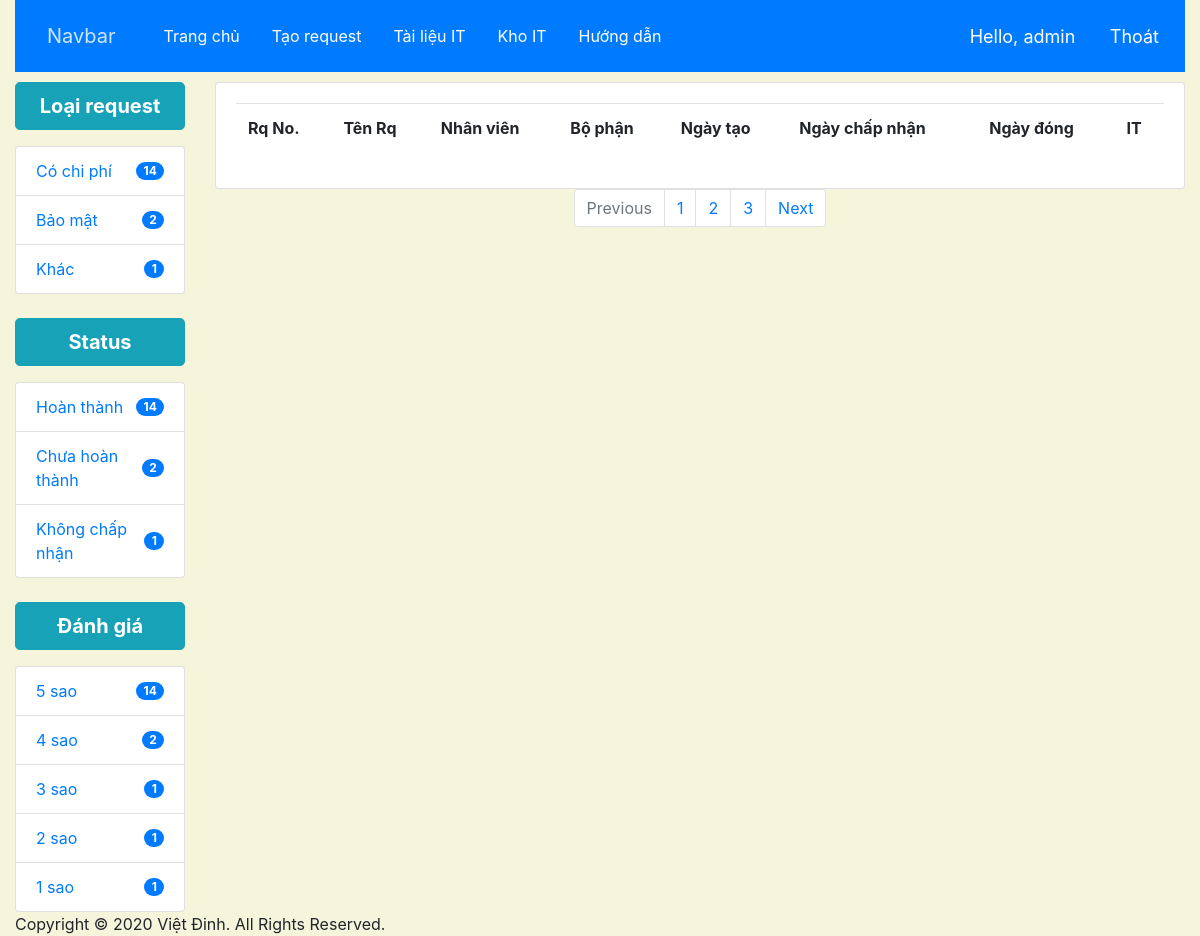
The app's page / (signed in), older data.
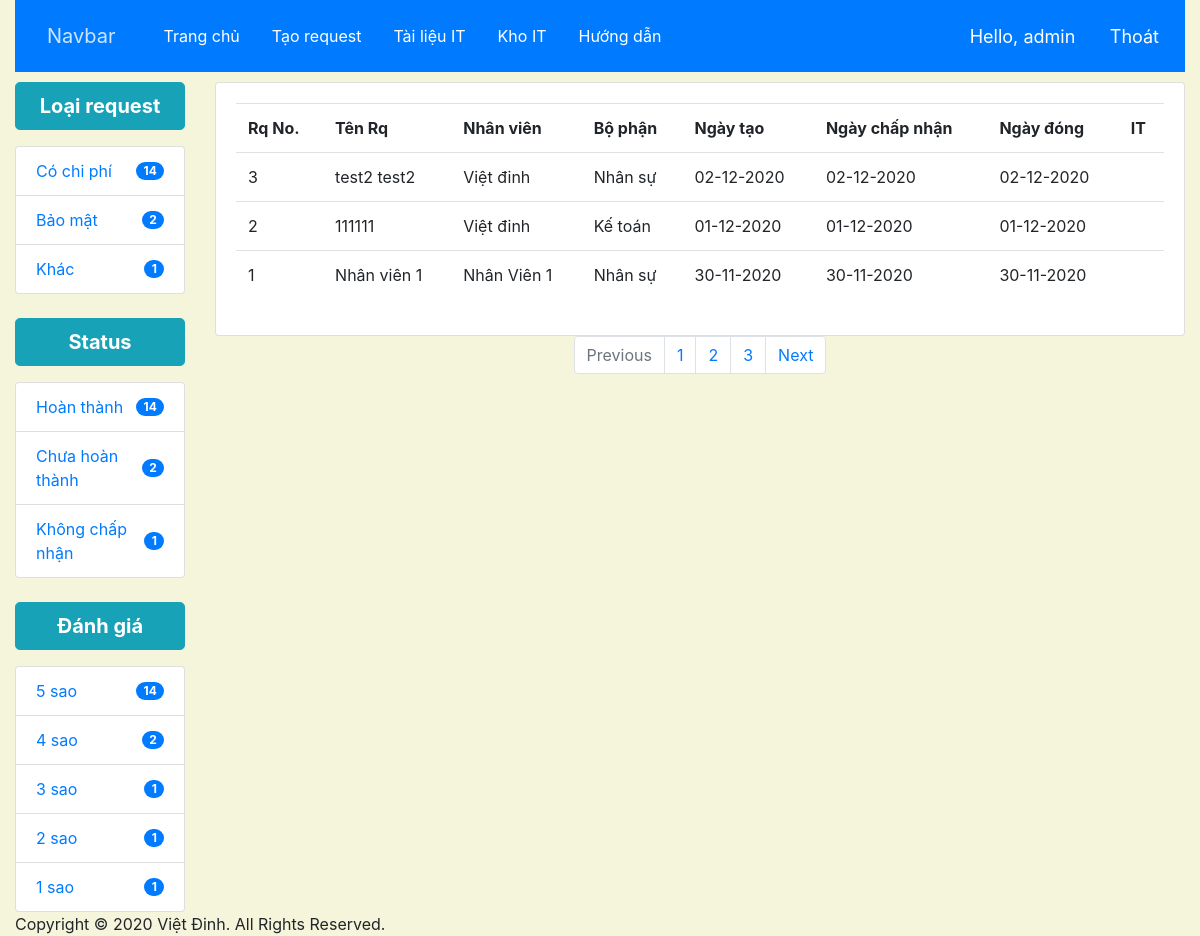
The same page, newer data.
### request/models.py (models this page shows, shortened)
class Requested(models.Model):
    TIME_RQ = (
        ('1 ngày', '1 ngày'),
        ('2 ngày', '2 ngày'),
        ('3 ngày', '3 ngày'),
        ('Nhiều hơn 3 ngày', 'Nhiều hơn 3 ngày'),
    )
    CATEGORY = (
        ('Có chi phí', 'Có chi phí'),
        ('Bảo mật', 'Bảo mật'),
        ('Khác', 'Khác'),
    )
    STAR =(
        ('5 sao', '5 sao'),
        ('4 sao', '4 sao'),
        ('3 sao', '3 sao'),
        ('2 sao', '2 sao'),
        ('1 sao', '1 sao'),
    )
    nhanvien = models.ForeignKey(Nhanvien, null=True, on_delete=models.CASCADE)
    department = models.ForeignKey(Part, null=True, on_delete=models.CASCADE)
    name = models.CharField(max_length=200, null=True)
    category = models.CharField(max_length=200, null=True,choices=CATEGORY)
    title = models.CharField(max_length=200, null=True)
    file = models.FileField(null=True)
    description = models.TextField(null=True)
    star = models.CharField(max_length=200, null=True, choices=STAR)
    date_created = models.DateTimeField(auto_now_add=True, null=True)
    date_accept = models.DateTimeField(null=True)
    date_closed = models.DateTimeField(null=True)
    time_rq = models.CharField(max_length=200, null=True, choices= TIME_RQ)

class Nhanvien(models.Model):
    user = models.OneToOneField(User, blank=True, null=True, on_delete=SET_NULL)
    name = models.CharField(max_length=200, null=True)
    phone = models.CharField(max_length=200, null=True)
    department = models.ForeignKey(Part, null=True, on_delete=models.CASCADE)
    email = models.EmailField(max_length=200, null=True)
    date_created = models.DateTimeField(auto_now_add=True, null=True)
    def __str__(self):
        return self.name

class Part(models.Model):
    PART =(
        ('Nhân sự', 'Nhân sự'),
        ('Kế toán', 'Kế toán'),
        ('XNK', 'XNK'),
        ('Kho', 'Kho'),
        ('Thu mua', 'Thu mua'),
    )
    department = models.CharField(max_length=200, null=True,choices= PART)
    def __str__(self):
        return self.department

### request/views.py (the view)
# urls.py: 2. Add a URL to urlpatterns:  path('', views.home, name='home')
@login_required(login_url='login')
def home(request):
    requested = Requested.objects.all().order_by('-date_created')
    context = {'requested':requested}
    return render(request,'requestit/index.html', context)

### request/templates/requestit/index.html
{% extends 'requestit/main.html' %}
{% block content%}
<div class="card card-body">
    <table class="table">
        <tr>
            <th>Rq No.</th>
            <th>Tên Rq</th>
            <th>Nhân viên</th>
            <th>Bộ phận</th>
            <th>Ngày tạo</th>
            <th>Ngày chấp nhận</th>
            <th>Ngày đóng</th>
            <th>IT</th>
        </tr>
        {% for requested in requested %}
        <tr>
            <td>{{ forloop.revcounter }}</td>
            <td>{{ requested.name }}</td>
            <td>{{ requested.nhanvien }}</td>
            <td>{{ requested.department }}</td>
            <td>{{ requested.date_created|date:'d-m-Y' }}</td>
            <td>{{ requested.date_accept|date:'d-m-Y' }}</td>
            <td>{{ requested.date_closed|date:'d-m-Y' }}</td>
            <td>{{ products.price }}</td>
        </tr>
        {% endfor%}
    </table>
    </div>
    <nav aria-label="Page navigation example">
    <ul class="pagination justify-content-center">
        <li class="page-item disabled">
        <a class="page-link" href="#" tabindex="-1">Previous</a>
        </li>
        <li class="page-item"><a class="page-link" href="#">1</a></li>
        <li class="page-item"><a class="page-link" href="#">2</a></li>
        <li class="page-item"><a class="page-link" href="#">3</a></li>
        <li class="page-item">
        <a class="page-link" href="#">Next</a>
        </li>
    </ul>
    </nav>
{% endblock %}

### request/templates/requestit/main.html (shortened to what this page needs)
{% load static %}
<!DOCTYPE html>
<html lang="en">
<head>
    <link rel="stylesheet" href="{% static 'css/bootstrap.min.css' %}" />
    <link rel="stylesheet" href="{% static 'css/main.css' %}">
</head>
<body>
<div class="container-fluid">
    {% include 'requestit/navbar.html'%}
    <div id="content" class="row">
        {% include 'requestit/rightbar.html'%}
        <div class="col-10 mx-auto">
            {% block content %}
            {% endblock %}
        </div>
    </div>
    <footer id="footer">
        <span class="text-center">Copyright © 2020 Việt Đinh. All Rights Reserved.</span>
    </footer>
</div>
</body>
</html>

### request/templates/requestit/navbar.html (shortened to what this page needs)
{% load static %}
<nav class="navbar navbar-expand-lg navbar-custom bg-primary">
    <a class="navbar-brand" href="#">Navbar</a>
    <div class="collapse navbar-collapse" id="navbarSupportedContent">
    <ul class="navbar-nav mr-auto">
        <li class="nav-item active">
            <a class="nav-link" href="{% url 'home' %}">Trang chủ <span class="sr-only">(current)</span></a>
        </li>
        <li class="nav-item">
            <a class="nav-link" href="{% url 'create_request' user.id %}">Tạo request</a>
        </li>
        <li class="nav-item">
            <a class="nav-link" href="#">Tài liệu IT</a>
        </li>
        <li class="nav-item">
            <a class="nav-link" href="#">Kho IT</a>
        </li>
        <li class="nav-item">
            <a class="nav-link" href="#">Hướng dẫn</a>
        </li>
    </ul>
    <div>
        <span class="hello-msg">Hello, {{user}}</span>
        <span><a class="hello-msg" href="{% url 'logout' %}">Thoát</a></span>
        </div>
    </div>
</nav>

### request/templates/requestit/rightbar.html
{% load static %}
<div class="col-2 mx-auto">
    <div class="row">
        <div class="col">
            <p class="btn btn-info btn-lg btn-block" id="title">Loại request</p>
            <ul class="list-group">
                <li class="list-group-item d-flex justify-content-between align-items-center">
                    <a href="$" class="">Có chi phí</a>
                    <span class="badge badge-primary badge-pill">14</span>
                </li>
                <li class="list-group-item d-flex justify-content-between align-items-center">
                    <a href="$" class="">Bảo mật</a>
                    <span class="badge badge-primary badge-pill">2</span>
                </li>
                <li class="list-group-item d-flex justify-content-between align-items-center">
                    <a href="$" class="">Khác</a>
                    <span class="badge badge-primary badge-pill">1</span>
                </li>
                </ul>
        </div>
    </div>
    <br />
    <div class="row">
        <div class="col">
            <p class="btn btn-info btn-lg btn-block" id="title">Status</p>
            <ul class="list-group">
                <li class="list-group-item d-flex justify-content-between align-items-center">
                    <a href="$" class="">Hoàn thành</a>
                <span class="badge badge-primary badge-pill">14</span>
                </li>
                <li class="list-group-item d-flex justify-content-between align-items-center">
                    <a href="$" class="">Chưa hoàn thành</a>
                <span class="badge badge-primary badge-pill">2</span>
                </li>
                <li class="list-group-item d-flex justify-content-between align-items-center">
                    <a href="$" class="">Không chấp nhận</a>
                <span class="badge badge-primary badge-pill">1</span>
                </li>
            </ul>
        </div>
    </div>
    <br />
    <div class="row">
        <div class="col">
            <p class="btn btn-info btn-lg btn-block" id="title">Đánh giá</p>
            <ul class="list-group">
                <li class="list-group-item d-flex justify-content-between align-items-center">
                    <a href="$" class="">5 sao</a>
                    <span class="badge badge-primary badge-pill">14</span>
                </li>
                <li class="list-group-item d-flex justify-content-between align-items-center">
                    <a href="$" class="">4 sao</a>
                    <span class="badge badge-primary badge-pill">2</span>
                </li>
                <li class="list-group-item d-flex justify-content-between align-items-center">
                    <a href="$" class="">3 sao</a>
                    <span class="badge badge-primary badge-pill">1</span>
                </li>
                <li class="list-group-item d-flex justify-content-between align-items-center">
                    <a href="$" class="">2 sao</a>
                    <span class="badge badge-primary badge-pill">1</span>
                </li>
                <li class="list-group-item d-flex justify-content-between align-items-center">
                    <a href="$" class="">1 sao</a>
                    <span class="badge badge-primary badge-pill">1</span>
                </li>
            </ul>
        </div>
    </div>
</div>

### static/css/main.css (style rules this page uses)
html { height: 100%; }
body { height: 100%; position: relative; background-color: beige; }
.navbar-custom { background-color: #ffffff; }
.navbar-custom .navbar-brand, .navbar-custom .navbar-text { color: #F827F6; padding: 0.8rem 1rem; }
.navbar-custom .navbar-nav .nav-link { color: white; padding: 1rem 1rem; }
.navbar-custom .navbar-brand, .navbar-custom .navbar-text { color: rgba(255,255,255,.8); }
.navbar-custom .nav-item.active .nav-link, .navbar-custom .nav-item:hover .nav-link { color: #ffffff; }
#content { padding-top: 10px; }
.hello-msg { font-size: 18px; color: #fff; padding-right: 10px; padding-left: 20px; }
#title { font-size:20px; font-weight: bold; }

Row changes from the older to the newer data that the page shows:
added Requested: name "test2 test2", nhanvien "Việt đinh", department "Nhân sự", date_created "02-12-2020", date_accept "02-12-2020", date_closed "02-12-2020"
added Requested: name "111111", nhanvien "Việt đinh", department "Kế toán", date_created "01-12-2020", date_accept "01-12-2020", date_closed "01-12-2020"
added Requested: name "Nhân viên 1", nhanvien "Nhân Viên 1", department "Nhân sự", date_created "30-11-2020", date_accept "30-11-2020", date_closed "30-11-2020"
